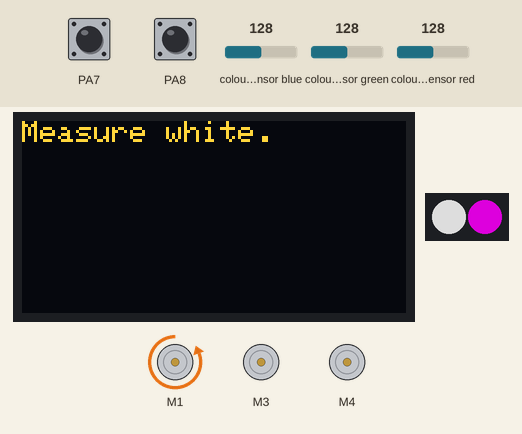
Simulated run of this sketch. Board: STM32 Blue Pill. Shown: 128×64 one-colour display, 2 RGB LEDs in strip order, left to right, 3 × DC motor (green arrow = forward, orange = backward, longer = faster). Inputs (shaded band) come from the test bench; at power-on: PA8 HIGH, PA7 HIGH, colour sensor blue 128, colour sensor green 128, colour sensor red 128. Dim RGB values are drawn brighter than linear; the OLED is the two-colour kind (top 16 rows yellow); the display library's start-up logo is not drawn; what the sketch prints to the serial monitor is not drawn.

Above: at 4.3 s.
4.4 s: PA8 pulled LOW for 0.15 s
At 4.9 s:
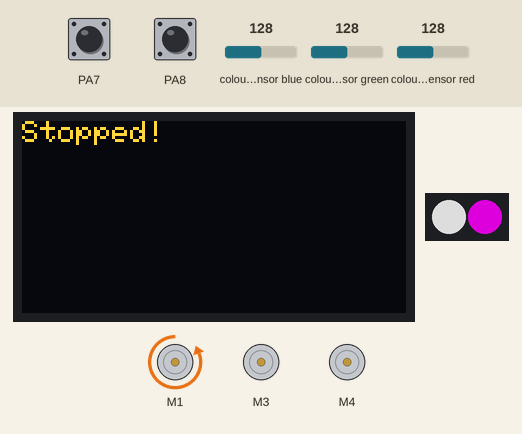
6.0 s: PA7 pulled LOW for 0.15 s
At 7.0 s:
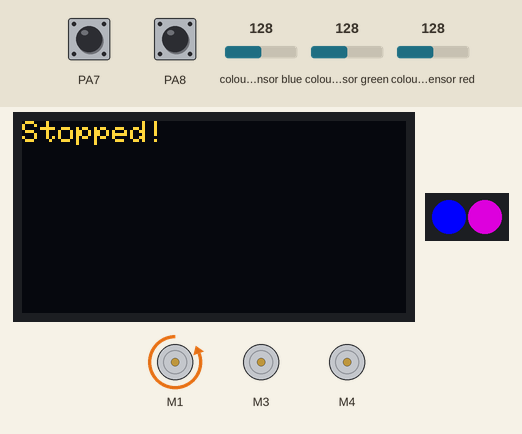
7.9 s: PA7 pulled LOW for 1 s
At 10.3 s:
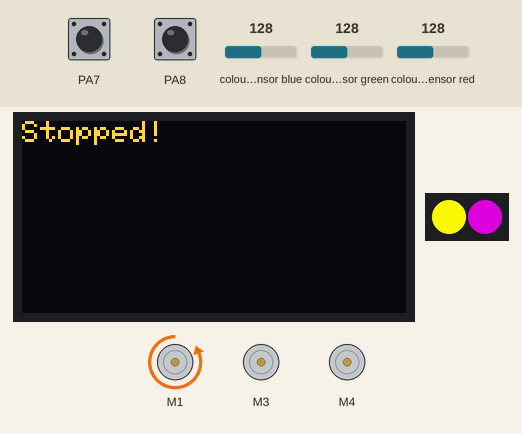
10.7 s: PA7 pulled LOW for 0.15 s
At 11.4 s:
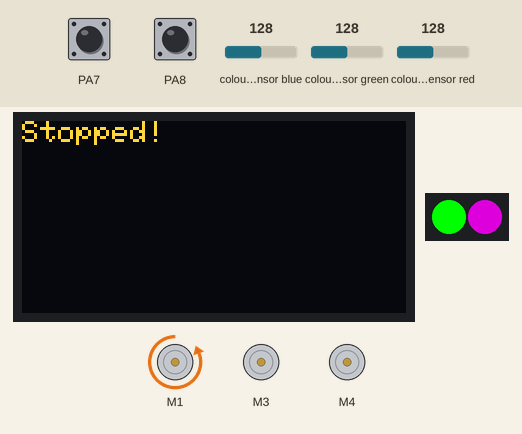
12.4 s: PA7 pulled LOW for 3.2 s
At 15.68 s:
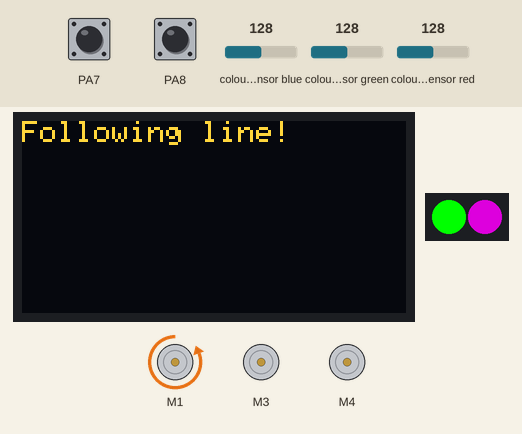
Timing chart, 0 to 17.2 s (numbered marks = the images above; inputs shaded):
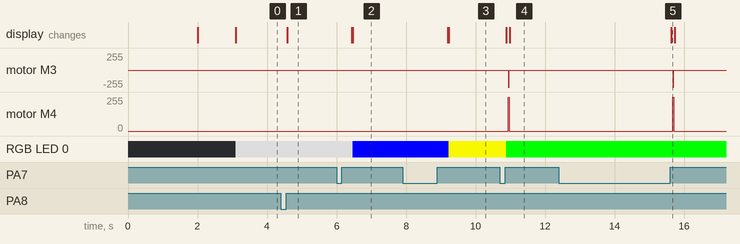

Measured:
- after the input at 4.4 s, the display: changes after 0.18 s (image 1)
- after the input at 6.0 s, RGB LED 0: RGB(150, 150, 150) → RGB(0, 0, 255) after 0.46 s; the display: first changes after 0.44 s (image 2 shows a later state)
- after the input at 7.9 s, RGB LED 0: RGB(0, 0, 255) → RGB(230, 230, 0) after 1.3 s; the display: first changes after 1.3 s (image 3 shows a later state)
- after the input at 10.7 s, motor M3: stopped → backward 255/255 after 0.24 s, → stopped 0.03 s later; motor M4: stopped → forward 255/255 after 0.24 s, → stopped 0.03 s later; RGB LED 0: RGB(230, 230, 0) → RGB(0, 255, 0) after 0.19 s; the display: first changes after 0.19 s (image 4 shows a later state)
- after the input at 12.4 s, motor M3: stopped → backward 255/255 after 3.3 s, → stopped 0.03 s later; motor M4: stopped → forward 255/255 after 3.3 s, → stopped 0.03 s later; the display: changes after 3.2 s (image 5)

The sketch:

LineFollower.ino
```cpp
#include <Adafruit_NeoPixel.h>
#include "Adafruit_APDS9960.h"
#include <SPI.h>
#include <Wire.h>
#include <Adafruit_GFX.h>
#include <Adafruit_SH110X.h>
#include <Adafruit_MotorShield.h>

Adafruit_APDS9960 apds;
Adafruit_SH1107 display = Adafruit_SH1107(64, 128, &Wire);
Adafruit_MotorShield AFMS = Adafruit_MotorShield();

// OLED FeatherWing buttons map to different pins depending on board:
#if defined(ESP8266)
  #define BUTTON_A  0
  #define BUTTON_B 16
  #define BUTTON_C  2
#elif defined(ESP32) && !defined(ARDUINO_ADAFRUIT_FEATHER_ESP32S2)
  #define BUTTON_A 15
  #define BUTTON_B 32
  #define BUTTON_C 14
#elif defined(ARDUINO_STM32_FEATHER)
  #define BUTTON_A PA15
  #define BUTTON_B PC7
  #define BUTTON_C PC5
#elif defined(TEENSYDUINO)
  #define BUTTON_A  4
  #define BUTTON_B  3
  #define BUTTON_C  8
#elif defined(ARDUINO_NRF52832_FEATHER)
  #define BUTTON_A 31
  #define BUTTON_B 30
  #define BUTTON_C 27
#else // 32u4, M0, M4, nrf52840, esp32-s2 and 328p
  #define BUTTON_A  9
  #define BUTTON_B  6
  #define BUTTON_C  5
#endif


// Which pin on the Arduino is connected to the NeoPixels?
#define PIN 9
#define NUMPIXELS 2
Adafruit_NeoPixel pixels(NUMPIXELS, PIN, NEO_GRB + NEO_KHZ800);

Adafruit_DCMotor *myLED = AFMS.getMotor(1);
Adafruit_DCMotor *myLeftMotor = AFMS.getMotor(3);
Adafruit_DCMotor *myRightMotor = AFMS.getMotor(4);


int button0 = 0;
int button1 = 0;
int getWhite = 0;
int averageWhite = 0;
int getBlack = 0;
int runLine = 0;
int averageBlack = 0;
int nominalValue = 0;
long timeNow = 0;
long timePast = 0;
long buttonDelay = 500;

float kp = 1.8;
float ki = .0019;
float kd = 1.95;

float error = 0;
float deltaError = 0;
float sumError = 0;
float previousError = 0;

int speed = 150;

long deltaTime = 0;


void setup() {
  Serial.begin(9600);
  delay (2000);
  display.begin(0x3C, true); // Address 0x3C default
  display.display();
  delay(1000);
  // Clear the buffer.
  display.clearDisplay();
  display.display();
  display.setRotation(-1);
  display.setTextSize(1);
  display.setTextColor(SH110X_WHITE);
  display.setCursor(0,0);
  // put your setup code here, to run once:
  pixels.begin();
  pixels.setPixelColor(0, pixels.Color(150, 150, 150));
  pixels.setPixelColor(1, pixels.Color(150, 0, 150));
  pixels.show();
  pinMode(7, INPUT_PULLUP);
  pinMode(8, INPUT_PULLUP);
  attachInterrupt(7, ISR_ChangeColor1, RISING);
  attachInterrupt(8, ISR_ChangeColor2, RISING);

  if(!apds.begin()){
    Serial.println("failed to initialize device! Please check your wiring.");
  }
  else Serial.println("Device initialized!");
  apds.enableColor(true);

  if (!AFMS.begin()) {         // create with the default frequency 1.6KHz
  // if (!AFMS.begin(1000)) {  // OR with a different frequency, say 1KHz
    Serial.println("Could not find Motor Shield. Check wiring.");
    while (1);
  }
  Serial.println("Motor Shield found.");

  myLED->run(BACKWARD);
  myLED->setSpeed(255);
  Serial.println(apds.getADCIntegrationTime());
  //apds.setADCIntegrationTime(apds.setLED();

  display.print("Measure white.");
  display.display();
  timePast = millis();
}


void loop() {
  uint16_t r, g, b, c;
  // put your main code here, to run repeatedly:
  if (button0== 1) {

      if (getWhite == 1 && getBlack == 1) {
        pixels.setPixelColor(0, pixels.Color(0,255,0));
        pixels.show();
        //followLine();
        runLine = 1;
        button0 = 0;
      }
      else if (getWhite == 1 && getBlack == 0) {
        button0=0;
        getBlack = 1;
        pixels.setPixelColor(0, pixels.Color(230,230,0));
        for (int i=0; i<5; i++){
          while(!apds.colorDataReady()){
          delay(5);
        }
          apds.getColorData(&r, &g, &b, &c);
          averageBlack = averageBlack + c;
        }
        averageBlack = averageBlack/5;
        nominalValue = (averageWhite-averageBlack)/2;
        display.clearDisplay();
        display.setCursor(0,0);
        display.print("Average white = ");
        display.println(averageWhite);
        display.print("Average black = ");
        display.println(averageBlack);
        display.print("Nominal Value = ");
        display.println(nominalValue);
        display.print("Ready to run.");
        display.display();
        Serial.println(averageWhite);
      }
      else if (getWhite == 0){
        button0=0;
        getWhite = 1;
        pixels.setPixelColor(0, pixels.Color(0,0,255));
        for (int i=0; i<5; i++){
          while(!apds.colorDataReady()){
          delay(5);
        }
          apds.getColorData(&r, &g, &b, &c);
          averageWhite = averageWhite + c;
        }
        averageWhite = averageWhite/5;
        display.clearDisplay();
        display.setCursor(0,0);
        display.print("Average white = ");
        display.println(averageWhite);
        display.print("Measure black.");
        display.display();
        Serial.println(averageWhite);
      }
    }


  if (runLine==1){
    followLine();
  }


  if (button1 == 1){
    moveMotors(0,0);
    display.clearDisplay();
    display.setCursor(0,0);
    display.print("Stopped!");
    display.display();
    runLine = 0;
  }


  pixels.show();

}
```

Functions.ino
```cpp
void ISR_ChangeColor1() {
  Serial.println("Bob");
  timeNow = millis();
  deltaTime = timeNow - timePast;
  if (deltaTime>buttonDelay){
    button0 = 1;
    timePast=timeNow;
}

}

void ISR_ChangeColor2() {
  Serial.println("Fred");
  button1 = 1;

}

void followLine() {
  display.clearDisplay();
  display.setCursor(0,0);
  display.println("Following line!");
  display.display();
  calculatePID();
}

void moveMotors( int leftMotorPower, int rightMotorPower){
  Serial.println("Here");
  if (leftMotorPower <0) {
    myLeftMotor->run(BACKWARD);
    leftMotorPower = - leftMotorPower;
  } else {myLeftMotor->run(FORWARD);}
  if (rightMotorPower <0) {
    myRightMotor->run(BACKWARD);
    rightMotorPower = - rightMotorPower;
  } else {myRightMotor->run(FORWARD);}
  if (leftMotorPower > 255) {
    leftMotorPower = 255;
  }
  if (rightMotorPower > 255) {
    rightMotorPower = 255;
  }
   myLeftMotor->setSpeed(leftMotorPower);
   myRightMotor->setSpeed(rightMotorPower);
   Serial.println(leftMotorPower);
   Serial.println("Done");
}

void calculatePID() {
  uint16_t r, g, b, c;
  int PID;
  apds.getColorData(&r, &g, &b, &c);
  error = nominalValue - c;
  deltaError = error-previousError;
  sumError = sumError + error;
  PID = kp*error + kd*deltaError + ki*sumError;
  previousError = error;
  moveMotors ((speed+PID),(speed-PID));

  display.clearDisplay();
  display.setCursor(0,0);
  display.println("Following...");
  display.println();
  display.print("Error = ");
  display.println(error);
  display.display();
}
```
